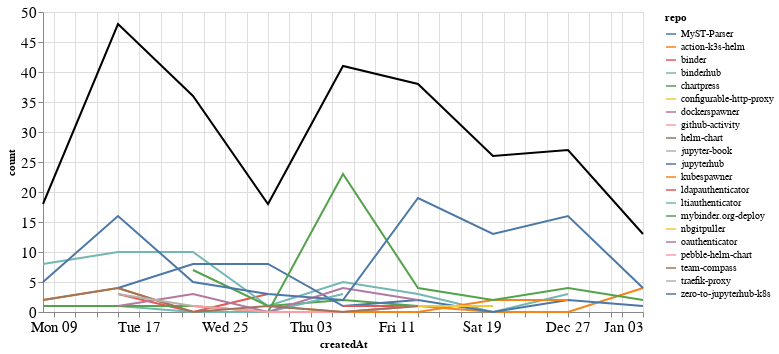

Notebook cell for this chart:
### Markdown cell above
### Comments

### Code cell
comments_time = comments.groupby('repo').resample('W', on='createdAt').count()['author'].reset_index()
comments_time = comments_time.rename(columns={'author': 'count'})
comments_time_total = comments_time.groupby('createdAt').agg({"count": "sum"}).reset_index()
ch1 = alt.Chart(comments_time, width=600).mark_line().encode(
    x='createdAt',
    y='count',
    color='repo',
    tooltip="repo"
)

ch2 = alt.Chart(comments_time_total, width=600).mark_line(color="black").encode(
    x='createdAt',
    y='count',
)

ch1 + ch2

### Figure 1 — Vega-Lite specification as saved in the notebook (floating-point values rounded to 4 significant figures)
{"config": {"axisLeft": {"labelFontSize": 15}, "axisBottom": {"labelFontSize": 15}}, "layer": [{"data": {"name": "data-d5f7b443436496ebd4a038f670a84a94"}, "mark": "line", "encoding": {"color": {"type": "nominal", "field": "repo"}, "tooltip": {"type": "nominal", "field": "repo"}, "x": {"type": "temporal", "field": "createdAt"}, "y": {"type": "quantitative", "field": "count"}}, "width": 600}, {"data": {"name": "data-962e6c41bc60fb354b4117a701e8e4b1"}, "mark": {"type": "line", "color": "black"}, "encoding": {"x": {"type": "temporal", "field": "createdAt"}, "y": {"type": "quantitative", "field": "count"}}, "width": 600}], "$schema": "https://vega.github.io/schema/vega-lite/v4.8.1.json", "datasets": {"data-d5f7b443436496ebd4a038f670a84a94": [{"repo": "MyST-Parser", "createdAt": "2021-01-03T00:00:00", "count": 1}, {"repo": "action-k3s-helm", "createdAt": "2020-11-08T00:00:00", "count": 2}, {"repo": "action-k3s-helm", "createdAt": "2020-11-15T00:00:00", "count": 4}, {"repo": "action-k3s-helm", "createdAt": "2020-11-22T00:00:00", "count": 0}, {"repo": "action-k3s-helm", "createdAt": "2020-11-29T00:00:00", "count": 0}, {"repo": "action-k3s-helm", "createdAt": "2020-12-06T00:00:00", "count": 0}, {"repo": "action-k3s-helm", "createdAt": "2020-12-13T00:00:00", "count": 1}, {"repo": "action-k3s-helm", "createdAt": "2020-12-20T00:00:00", "count": 0}, {"repo": "action-k3s-helm", "createdAt": "2020-12-27T00:00:00", "count": 0}, {"repo": "action-k3s-helm", "createdAt": "2021-01-03T00:00:00", "count": 4}, {"repo": "binder", "createdAt": "2020-11-15T00:00:00", "count": 3}, {"repo": "binder", "createdAt": "2020-11-22T00:00:00", "count": 0}, {"repo": "binder", "createdAt": "2020-11-29T00:00:00", "count": 3}, {"repo": "binderhub", "createdAt": "2020-11-08T00:00:00", "count": 8}, {"repo": "binderhub", "createdAt": "2020-11-15T00:00:00", "count": 10}, {"repo": "binderhub", "createdAt": "2020-11-22T00:00:00", "count": 10}, {"repo": "binderhub", "createdAt": "2020-11-29T00:00:00", "count": 1}, {"repo": "binderhub", "createdAt": "2020-12-06T00:00:00", "count": 5}, {"repo": "binderhub", "createdAt": "2020-12-13T00:00:00", "count": 3}, {"repo": "binderhub", "createdAt": "2020-12-20T00:00:00", "count": 0}, {"repo": "binderhub", "createdAt": "2020-12-27T00:00:00", "count": 3}, {"repo": "chartpress", "createdAt": "2020-11-22T00:00:00", "count": 7}, {"repo": "chartpress", "createdAt": "2020-11-29T00:00:00", "count": 1}, {"repo": "chartpress", "createdAt": "2020-12-06T00:00:00", "count": 2}, {"repo": "chartpress", "createdAt": "2020-12-13T00:00:00", "count": 1}, {"repo": "chartpress", "createdAt": "2020-12-20T00:00:00", "count": 1}, {"repo": "configurable-http-proxy", "createdAt": "2020-11-15T00:00:00", "count": 1}, {"repo": "dockerspawner", "createdAt": "2020-12-20T00:00:00", "count": 7}, {"repo": "github-activity", "createdAt": "2020-12-13T00:00:00", "count": 1}, {"repo": "helm-chart", "createdAt": "2021-01-03T00:00:00", "count": 1}, {"repo": "jupyter-book", "createdAt": "2020-12-13T00:00:00", "count": 1}, {"repo": "jupyterhub", "createdAt": "2020-11-15T00:00:00", "count": 4}, {"repo": "jupyterhub", "createdAt": "2020-11-22T00:00:00", "count": 8}, {"repo": "jupyterhub", "createdAt": "2020-11-29T00:00:00", "count": 8}, {"repo": "jupyterhub", "createdAt": "2020-12-06T00:00:00", "count": 1}, {"repo": "jupyterhub", "createdAt": "2020-12-13T00:00:00", "count": 2}, {"repo": "jupyterhub", "createdAt": "2020-12-20T00:00:00", "count": 0}, {"repo": "jupyterhub", "createdAt": "2020-12-27T00:00:00", "count": 2}, {"repo": "jupyterhub", "createdAt": "2021-01-03T00:00:00", "count": 1}, {"repo": "kubespawner", "createdAt": "2020-11-29T00:00:00", "count": 1}, {"repo": "kubespawner", "createdAt": "2020-12-06T00:00:00", "count": 0}, {"repo": "kubespawner", "createdAt": "2020-12-13T00:00:00", "count": 0}, {"repo": "kubespawner", "createdAt": "2020-12-20T00:00:00", "count": 2}, {"repo": "kubespawner", "createdAt": "2020-12-27T00:00:00", "count": 2}, {"repo": "ldapauthenticator", "createdAt": "2020-12-06T00:00:00", "count": 1}, {"repo": "ldapauthenticator", "createdAt": "2020-12-13T00:00:00", "count": 1}, {"repo": "ltiauthenticator", "createdAt": "2020-11-15T00:00:00", "count": 1}, {"repo": "ltiauthenticator", "createdAt": "2020-11-22T00:00:00", "count": 0}, {"repo": "ltiauthenticator", "createdAt": "2020-11-29T00:00:00", "count": 0}, {"repo": "ltiauthenticator", "createdAt": "2020-12-06T00:00:00", "count": 3}, {"repo": "mybinder.org-deploy", "createdAt": "2020-11-08T00:00:00", "count": 1}, {"repo": "mybinder.org-deploy", "createdAt": "2020-11-15T00:00:00", "count": 1}, {"repo": "mybinder.org-deploy", "createdAt": "2020-11-22T00:00:00", "count": 1}, {"repo": "mybinder.org-deploy", "createdAt": "2020-11-29T00:00:00", "count": 0}, {"repo": "mybinder.org-deploy", "createdAt": "2020-12-06T00:00:00", "count": 23}, {"repo": "mybinder.org-deploy", "createdAt": "2020-12-13T00:00:00", "count": 4}, {"repo": "mybinder.org-deploy", "createdAt": "2020-12-20T00:00:00", "count": 2}, {"repo": "mybinder.org-deploy", "createdAt": "2020-12-27T00:00:00", "count": 4}, {"repo": "mybinder.org-deploy", "createdAt": "2021-01-03T00:00:00", "count": 2}, {"repo": "nbgitpuller", "createdAt": "2020-12-13T00:00:00", "count": 1}, {"repo": "nbgitpuller", "createdAt": "2020-12-20T00:00:00", "count": 1}, {"repo": "oauthenticator", "createdAt": "2020-11-15T00:00:00", "count": 1}, {"repo": "oauthenticator", "createdAt": "2020-11-22T00:00:00", "count": 3}, {"repo": "oauthenticator", "createdAt": "2020-11-29T00:00:00", "count": 0}, {"repo": "oauthenticator", "createdAt": "2020-12-06T00:00:00", "count": 4}, {"repo": "oauthenticator", "createdAt": "2020-12-13T00:00:00", "count": 2}, {"repo": "pebble-helm-chart", "createdAt": "2020-11-22T00:00:00", "count": 1}, {"repo": "pebble-helm-chart", "createdAt": "2020-11-29T00:00:00", "count": 0}, {"repo": "pebble-helm-chart", "createdAt": "2020-12-06T00:00:00", "count": 0}, {"repo": "pebble-helm-chart", "createdAt": "2020-12-13T00:00:00", "count": 1}, {"repo": "team-compass", "createdAt": "2020-11-08T00:00:00", "count": 2}, {"repo": "team-compass", "createdAt": "2020-11-15T00:00:00", "count": 4}, {"repo": "team-compass", "createdAt": "2020-11-22T00:00:00", "count": 0}, {"repo": "team-compass", "createdAt": "2020-11-29T00:00:00", "count": 1}, {"repo": "team-compass", "createdAt": "2020-12-06T00:00:00", "count": 0}, {"repo": "team-compass", "createdAt": "2020-12-13T00:00:00", "count": 1}, {"repo": "traefik-proxy", "createdAt": "2020-11-15T00:00:00", "count": 3}, {"repo": "traefik-proxy", "createdAt": "2020-11-22T00:00:00", "count": 1}, {"repo": "zero-to-jupyterhub-k8s", "createdAt": "2020-11-08T00:00:00", "count": 5}, {"repo": "zero-to-jupyterhub-k8s", "createdAt": "2020-11-15T00:00:00", "count": 16}, {"repo": "zero-to-jupyterhub-k8s", "createdAt": "2020-11-22T00:00:00", "count": 5}, {"repo": "zero-to-jupyterhub-k8s", "createdAt": "2020-11-29T00:00:00", "count": 3}, {"repo": "zero-to-jupyterhub-k8s", "createdAt": "2020-12-06T00:00:00", "count": 2}, {"repo": "zero-to-jupyterhub-k8s", "createdAt": "2020-12-13T00:00:00", "count": 19}, {"repo": "zero-to-jupyterhub-k8s", "createdAt": "2020-12-20T00:00:00", "count": 13}, {"repo": "zero-to-jupyterhub-k8s", "createdAt": "2020-12-27T00:00:00", "count": 16}, {"repo": "zero-to-jupyterhub-k8s", "createdAt": "2021-01-03T00:00:00", "count": 4}], "data-962e6c41bc60fb354b4117a701e8e4b1": [{"createdAt": "2020-11-08T00:00:00", "count": 18}, {"createdAt": "2020-11-15T00:00:00", "count": 48}, {"createdAt": "2020-11-22T00:00:00", "count": 36}, {"createdAt": "2020-11-29T00:00:00", "count": 18}, {"createdAt": "2020-12-06T00:00:00", "count": 41}, {"createdAt": "2020-12-13T00:00:00", "count": 38}, {"createdAt": "2020-12-20T00:00:00", "count": 26}, {"createdAt": "2020-12-27T00:00:00", "count": 27}, {"createdAt": "2021-01-03T00:00:00", "count": 13}]}}
